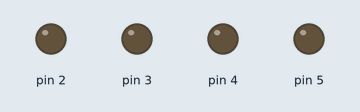
The sketch below on a simulated Arduino Uno, built with avr-gcc and run on an emulated ATmega328P. Shown: output pins drawn as LEDs (lit = HIGH).

Above: at 0.2 s.
At 0.65 s:
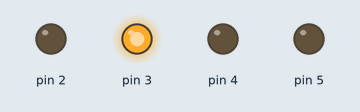
At 1.45 s:
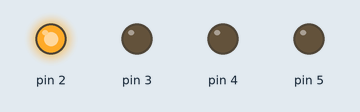
At 2.85 s:
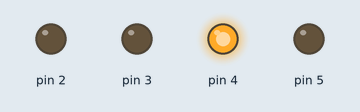
Timing chart, 0 to 3.1 s (numbered marks = the images above):
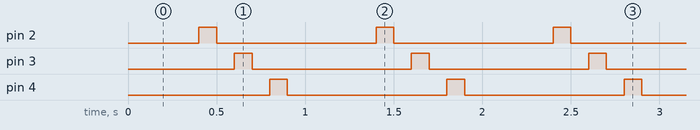

The sketch:

Ex_14.ino
```cpp
/*
 *  IFSP - Registro - ALP
 *  Algorítmo Efeito de iluminação sequencial com LED's com FOR  - 14
 *
 *  Responsável: Thiago Ramos && Vitor Yuit
 *
 *  Data: 15/08/2017.
 */

 int led;
void setup() {
  pinMode(2, OUTPUT);
  pinMode(3, OUTPUT);
  pinMode(4, OUTPUT);
  pinMode(5, OUTPUT);

}
void loop() {
  for (int led = 0; led <= 4; led++) {
    digitalWrite (led, HIGH);
    delay (100);
    digitalWrite (led, LOW);
    delay (100);


  }


}
```

Measured:
- by itself, pin 2–4: alternates HIGH for 0.10 s and LOW for 0.90 s
- by itself, everything shown: repeats every 1.0 s, in 6 steps
